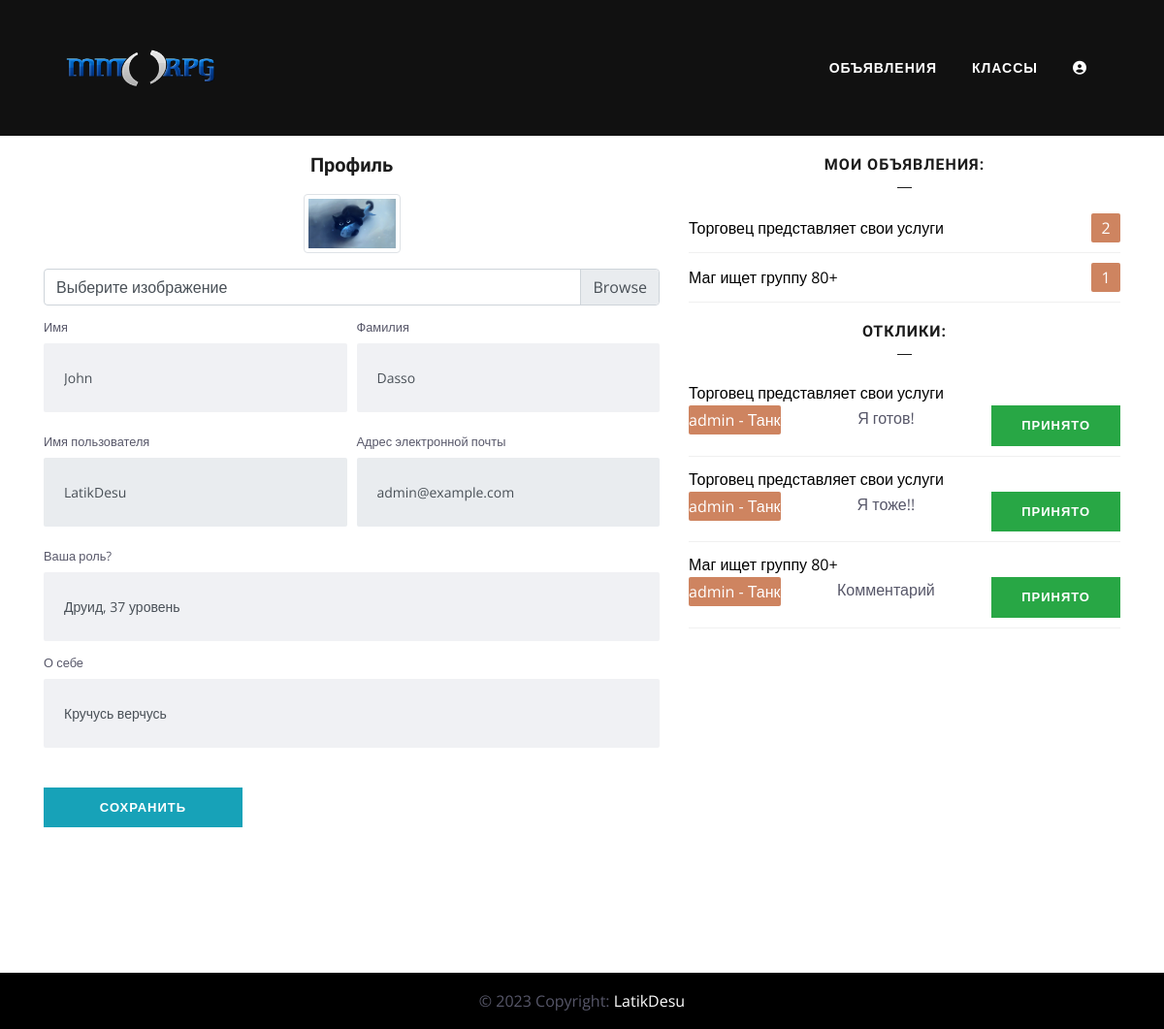
Page /users/profile/3/ (signed in) on the committed database.
### accounts/models.py (models this page shows)
class User(AbstractUser):
    image = models.ImageField(upload_to='users', null=True, blank=True,
                              default='users/default_avatar.jpg')
    is_verified_email = models.BooleanField(default=False)
    about = models.TextField(blank=True)
    role = models.CharField(max_length=100, default='no class')
    def __str__(self):
        return f'{self.username} - {self.role}'
    class Meta:
        verbose_name = "Пользователь"
        verbose_name_plural = "Пользователи"
        app_label = 'accounts'

### posts/models.py (models this page shows, shortened)
class Post(models.Model):
    time = models.DateTimeField(auto_now_add=True)
    title = models.CharField(max_length=255)
    description = HTMLField()
    poster = models.ImageField("Постер", upload_to="media/posts", null=True, blank=True)
    user = models.ForeignKey(accounts.models.User, on_delete=models.CASCADE)
    category = models.ManyToManyField(Category, through='PostCategory')
    def get_comments(self):
        return self.comment_set.filter(parent__isnull=True)
    class Meta:
        verbose_name = "Объявление"
        verbose_name_plural = "Объявления"

class Comment(models.Model):
    text = models.TextField()
    time = models.DateTimeField(auto_now_add=True)
    rev_status = models.BooleanField(default=False)
    parent = models.ForeignKey(
        'self', verbose_name="Родитель", on_delete=models.SET_NULL, blank=True, null=True
    )
    post = models.ForeignKey(Post, verbose_name="Статья", on_delete=models.CASCADE)
    user = models.ForeignKey(accounts.models.User, verbose_name="Пользователь", on_delete=models.CASCADE)

### accounts/views.py (the view, shortened to what this page needs)
# urls.py: path('profile/<int:pk>/', login_required(UserProfileView.as_view()), name='profile'),
class UserProfileView(LoginRequiredMixin, UpdateView):
    model = User
    form_class = UserProfileForm
    template_name = 'accounts/profile.html'
    def get_context_data(self, *args, **kwargs):
        context = super(UserProfileView, self).get_context_data()
        context['posts'] = Post.objects.filter(user=self.request.user).order_by('-time')
        return context

### accounts/forms.py
class UserProfileForm(UserChangeForm):
    first_name = forms.CharField(widget=forms.TextInput(attrs={'class': 'form-control py-4'}))
    last_name = forms.CharField(widget=forms.TextInput(attrs={'class': 'form-control py-4'}))
    image = forms.ImageField(widget=forms.FileInput(attrs={'class': 'custom-file-input'}), required=False)
    username = forms.CharField(widget=forms.TextInput(attrs={'class': 'form-control py-4', 'readonly': True}))
    email = forms.CharField(widget=forms.TextInput(attrs={'class': 'form-control py-4', 'readonly': True}))
    role = forms.CharField(widget=forms.TextInput(attrs={'class': 'form-control py-4'}))
    about = forms.CharField(widget=forms.TextInput(attrs={'class': 'form-control py-4'}))
    class Meta:
        model = User
        fields = ('first_name', 'last_name', 'image', 'username', 'email', 'role', 'about')

### posts/templatetags/post_tags.py (called while the page is built)
@register.simple_tag
def get_categories():
    return Category.objects.all()

### templates/accounts/profile.html (shortened to what this page needs)
{% extends 'base.html' %}
{% load static %}
{% block content %}
		<div class="container">
				<div class="row">
						<div class="col-lg-7">
								<h4 class="mt-3 mb-3 text-center">Профиль</h4>
								<div class="col-lg-12 text-center">
										<img width="100" height="100"
										     src="{% if user.image %} {{ user.image.url }} {% else %} {% static 'images/default_avatar.jpg' %} {% endif %}"
										     class="img-thumbnail">
								</div>
								<form action="{% url 'accounts:profile' user.id %}" method="post" enctype="multipart/form-data">
										<div class="form-row mb-2 mt-3">
												<div class="col-lg-12">
														<div class="custom-file">
																<label class="custom-file-label" for="{{ form.image.id_for_label }}">
																		Выберите изображение
																</label>
														</div>
												</div>
										</div>
										<div class="form-row">
												<div class="col-lg-6">
														<div class="form-group">
																<label class="small mb-1" for="{{ form.first_name.id_for_label }}">Имя</label>
																{{ form.first_name }}
														</div>
												</div>
												<div class="col-lg-6">
														<div class="form-group">
																<label class="small mb-1" for="{{ form.last_name.id_for_label }}">Фамилия</label>
																{{ form.last_name }}
														</div>
												</div>
										</div>
										<div class="form-row">
												<div class="col-lg-6">
														<label class="small mb-1" for="{{ form.username.id_for_label }}">Имя пользователя</label>
														{{ form.username }}
												</div>
												<div class="col-lg-6">
														<label class="small mb-1" for="{{ form.email.id_for_label }}">
																Адрес электронной почты
														</label>
														{{ form.email }}
												</div>
										</div>
										<div class="form-row mb-2 mt-3">
												<div class="col-lg-12">
														<label class="small mb-1" for="{{ form.role.id_for_label }}">
																Ваша роль?
														</label>
														{{ form.role }}
												</div>
										</div>
										<div class="form-row mb-2">
												<div class="col-lg-12">
														<label class="small mb-1" for="{{ form.about.id_for_label }}">
																О себе
														</label>
														{{ form.about }}
												</div>
										</div>
										<div class="form-row">
												<div class="col-lg-4" style="margin-top: 33px;">
														<input class="btn btn-info btn-block" type="submit" value="Сохранить">
												</div>
										</div>
								</form>
						</div>
						<div class="col-lg-5">
								<div class="sidebar-widget category mb-5">
										<h4 class="mt-3 mb-3 text-center widget-title">Мои объявления:</h4>
										<ul class="list-unstyled">
												{% for post in posts|slice:":10" %}
														<li class="align-items-center d-flex justify-content-between">
																<a href="{% url 'posts:post_detail' post.id %}">{{ post.title }}</a>
																<span>{{ post.comment_set.count }}</span>
														</li>
												{% endfor %}
										</ul>
										<h4 class="mt-3 mb-3 text-center widget-title">Отклики:</h4>
										<ul class="list-unstyled">
												{% for post in posts|slice:":10" %}
														{% for comment in post.get_comments %}
																<li class="align-items-center justify-content-between">
																		<a href="{% url 'posts:post_detail' post.id %}">{{ post.title }}</a>
																		<div style="display: flex; justify-content: space-between;">
																				<span style="width: auto;">{{ comment.user }}</span>
																				{{ comment.text }}
																				<div>
																						{% if not comment.rev_status %}
																								<a class="btn btn-info"
																								   href="{% url 'posts:accept_comment' comment.id %}"
																								   role="button">Принять</a>
																						{% else %}
																								<a class="btn btn-success"
																								   href="{% url 'posts:accept_comment' comment.id %}"
																								   role="button">Принято</a>
																								</div>
																								</div>
																								</li>
																						{% endif %}
														{% endfor %}
												{% endfor %}
										</ul>
								</div>
						</div>
				</div>
		</div>
{% endblock %}

### static/css/style.css (style rules this page uses)
body, p { font-family: "Open Sans", sans-serif; line-height: 26px; font-size: 16px; text-rendering: optimizeLegibility; color: #666; font-weight: 400; }
html { overflow-x: hidden; width: 100%; height: 100%; }
h1, .h1, h2, .h2, h3, .h3, h4, .h4, h5, .h5, h6, .h6 { color: #1c1c1c; font-weight: 600; font-family: "Unna", serif; }
h4, .h4 { font-size: 20px; line-height: 28px; }
body { background: #fff; color: #575769; }
html, body { height: 100%; }
a { transition: all 0.3s ease-in-out; color: #000; }
a:link, a:visited { text-decoration: none; }
.form-control { box-shadow: none; border: 1px solid transparent; padding: 12px 20px; background: #f0f1f4; font-size: 14px; border-radius: 2px; }
.btn { border-radius: 0px; padding: 10px 30px; font-weight: 600; text-transform: uppercase; color: #fff; transition: 350ms; letter-spacing: 1px; font-size: 13px; border: 1px solid transparent; }
.sidebar-widget .widget-title { text-transform: uppercase; font-size: 16px; letter-spacing: 1px; position: relative; padding-bottom: 10px; margin-bottom: 30px; }
.sidebar-widget .widget-title:after { position: absolute; bottom: 0; overflow: hidden; width: 15px; height: 1px; border-top: 1px solid; content: ""; left: 50%; margin-left: -8px; }
.sidebar-widget.category li { padding: 10px 0px; border-bottom: 1px solid rgba(0, 0, 0, 0.06); }
.sidebar-widget.category li span { display: inline-block; background: #ce8460; color: #fff; width: 30px; height: 30px; text-align: center; border-radius: 2px; line-height: 30px; }

### rows in the picture
User: image (picture), first_name "John", last_name "Dasso", username "LatikDesu", email "admin@example.com", role "Друид, 37 уровень", about "Кручусь верчусь"
Post: title "Торговец представляет свои услуги", comment_set.count "2"
Post: title "Маг ищет группу 80+", comment_set.count "1"
Comment: user "admin - Танк", text "Я готов!", rev_status "ПРИНЯТО"
Comment: user "admin - Танк", text "Я тоже!!", rev_status "ПРИНЯТО"
Comment: user "admin - Танк", text "Комментарий", rev_status "ПРИНЯТО"
